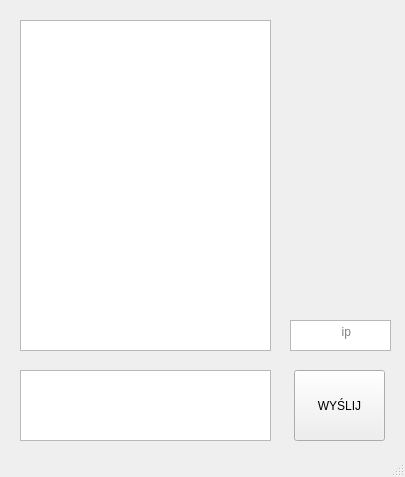
<?xml version="1.0" encoding="UTF-8"?>
<ui version="4.0">
 <class>MainWindow</class>
 <widget class="QMainWindow" name="MainWindow">
  <property name="geometry">
   <rect>
    <x>0</x>
    <y>0</y>
    <width>405</width>
    <height>477</height>
   </rect>
  </property>
  <property name="windowTitle">
   <string>MainWindow</string>
  </property>
  <widget class="QWidget" name="centralwidget">
   <widget class="QTextEdit" name="textEdit">
    <property name="geometry">
     <rect>
      <x>20</x>
      <y>20</y>
      <width>251</width>
      <height>331</height>
     </rect>
    </property>
    <property name="readOnly">
     <bool>true</bool>
    </property>
   </widget>
   <widget class="QTextEdit" name="textEdit_2">
    <property name="geometry">
     <rect>
      <x>20</x>
      <y>370</y>
      <width>251</width>
      <height>71</height>
     </rect>
    </property>
   </widget>
   <widget class="QPushButton" name="pushButton">
    <property name="geometry">
     <rect>
      <x>294</x>
      <y>370</y>
      <width>91</width>
      <height>71</height>
     </rect>
    </property>
    <property name="text">
     <string>WYŚLIJ</string>
    </property>
   </widget>
   <widget class="QTextEdit" name="textEdit_3">
    <property name="geometry">
     <rect>
      <x>290</x>
      <y>320</y>
      <width>101</width>
      <height>31</height>
     </rect>
    </property>
    <property name="placeholderText">
     <string>              ip</string>
    </property>
   </widget>
  </widget>
  <widget class="QStatusBar" name="statusbar"/>
 </widget>
 <resources/>
 <connections/>
</ui>
